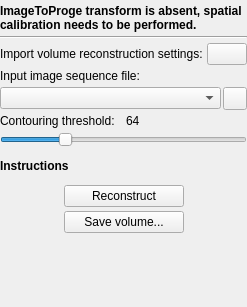
<?xml version="1.0" encoding="UTF-8"?>
<ui version="4.0">
 <class>VolumeReconstructionToolbox</class>
 <widget class="QWidget" name="VolumeReconstructionToolbox">
  <property name="geometry">
   <rect>
    <x>0</x>
    <y>0</y>
    <width>236</width>
    <height>307</height>
   </rect>
  </property>
  <property name="windowTitle">
   <string>Volume reconstruction</string>
  </property>
  <layout class="QGridLayout" name="gridLayout">
   <property name="leftMargin">
    <number>0</number>
   </property>
   <property name="topMargin">
    <number>4</number>
   </property>
   <property name="rightMargin">
    <number>0</number>
   </property>
   <property name="bottomMargin">
    <number>4</number>
   </property>
   <property name="spacing">
    <number>4</number>
   </property>
   <item row="2" column="0">
    <layout class="QHBoxLayout" name="horizontalLayout_Import">
     <item>
      <widget class="QLabel" name="label_VolumeReconstructionConfig">
       <property name="sizePolicy">
        <sizepolicy hsizetype="Preferred" vsizetype="Preferred">
         <horstretch>9</horstretch>
         <verstretch>0</verstretch>
        </sizepolicy>
       </property>
       <property name="toolTip">
        <string>Also overwrites probe calibration</string>
       </property>
       <property name="text">
        <string>Import volume reconstruction settings:</string>
       </property>
      </widget>
     </item>
     <item>
      <widget class="QPushButton" name="pushButton_OpenVolumeReconstructionConfig">
       <property name="sizePolicy">
        <sizepolicy hsizetype="Minimum" vsizetype="Fixed">
         <horstretch>1</horstretch>
         <verstretch>0</verstretch>
        </sizepolicy>
       </property>
       <property name="focusPolicy">
        <enum>Qt::NoFocus</enum>
       </property>
       <property name="text">
        <string/>
       </property>
       <property name="icon">
        <iconset resource="../fCal.qrc">
         <normaloff>:/icons/Resources/icon_Import.png</normaloff>:/icons/Resources/icon_Import.png</iconset>
       </property>
       <property name="iconSize">
        <size>
         <width>16</width>
         <height>16</height>
        </size>
       </property>
      </widget>
     </item>
    </layout>
   </item>
   <item row="3" column="0">
    <widget class="QLabel" name="label_InputImage">
     <property name="text">
      <string>Input image sequence file:</string>
     </property>
    </widget>
   </item>
   <item row="4" column="0">
    <layout class="QHBoxLayout" name="horizontalLayout">
     <property name="spacing">
      <number>2</number>
     </property>
     <item>
      <widget class="QComboBox" name="comboBox_InputImage">
       <property name="sizePolicy">
        <sizepolicy hsizetype="Preferred" vsizetype="Fixed">
         <horstretch>9</horstretch>
         <verstretch>0</verstretch>
        </sizepolicy>
       </property>
      </widget>
     </item>
     <item>
      <widget class="QPushButton" name="pushButton_OpenInputImage">
       <property name="sizePolicy">
        <sizepolicy hsizetype="Minimum" vsizetype="Fixed">
         <horstretch>1</horstretch>
         <verstretch>0</verstretch>
        </sizepolicy>
       </property>
       <property name="minimumSize">
        <size>
         <width>23</width>
         <height>23</height>
        </size>
       </property>
       <property name="text">
        <string/>
       </property>
       <property name="icon">
        <iconset resource="../fCal.qrc">
         <normaloff>:/icons/Resources/icon_OpenFile.png</normaloff>:/icons/Resources/icon_OpenFile.png</iconset>
       </property>
       <property name="iconSize">
        <size>
         <width>16</width>
         <height>16</height>
        </size>
       </property>
      </widget>
     </item>
    </layout>
   </item>
   <item row="11" column="0">
    <layout class="QHBoxLayout" name="horizontalLayout_2">
     <item>
      <spacer name="horizontalSpacer">
       <property name="orientation">
        <enum>Qt::Horizontal</enum>
       </property>
       <property name="sizeHint" stdset="0">
        <size>
         <width>40</width>
         <height>20</height>
        </size>
       </property>
      </spacer>
     </item>
     <item>
      <widget class="QPushButton" name="pushButton_Reconstruct">
       <property name="minimumSize">
        <size>
         <width>120</width>
         <height>0</height>
        </size>
       </property>
       <property name="text">
        <string>Reconstruct</string>
       </property>
       <property name="icon">
        <iconset resource="../fCal.qrc">
         <normaloff>:/icons/Resources/icon_Play.png</normaloff>:/icons/Resources/icon_Play.png</iconset>
       </property>
      </widget>
     </item>
     <item>
      <spacer name="horizontalSpacer_2">
       <property name="orientation">
        <enum>Qt::Horizontal</enum>
       </property>
       <property name="sizeHint" stdset="0">
        <size>
         <width>40</width>
         <height>20</height>
        </size>
       </property>
      </spacer>
     </item>
    </layout>
   </item>
   <item row="13" column="0">
    <spacer name="verticalSpacer_2">
     <property name="orientation">
      <enum>Qt::Vertical</enum>
     </property>
     <property name="sizeHint" stdset="0">
      <size>
       <width>177</width>
       <height>40</height>
      </size>
     </property>
    </spacer>
   </item>
   <item row="8" column="0">
    <spacer name="verticalSpacer">
     <property name="orientation">
      <enum>Qt::Vertical</enum>
     </property>
     <property name="sizeType">
      <enum>QSizePolicy::Fixed</enum>
     </property>
     <property name="sizeHint" stdset="0">
      <size>
       <width>20</width>
       <height>8</height>
      </size>
     </property>
    </spacer>
   </item>
   <item row="9" column="0">
    <widget class="QLabel" name="label_Instructions">
     <property name="font">
      <font>
       <weight>75</weight>
       <bold>true</bold>
      </font>
     </property>
     <property name="text">
      <string>Instructions</string>
     </property>
     <property name="wordWrap">
      <bool>true</bool>
     </property>
    </widget>
   </item>
   <item row="10" column="0">
    <spacer name="verticalSpacer_3">
     <property name="orientation">
      <enum>Qt::Vertical</enum>
     </property>
     <property name="sizeType">
      <enum>QSizePolicy::Fixed</enum>
     </property>
     <property name="sizeHint" stdset="0">
      <size>
       <width>20</width>
       <height>8</height>
      </size>
     </property>
    </spacer>
   </item>
   <item row="12" column="0">
    <layout class="QHBoxLayout" name="horizontalLayout_4">
     <item>
      <spacer name="horizontalSpacer_3">
       <property name="orientation">
        <enum>Qt::Horizontal</enum>
       </property>
       <property name="sizeHint" stdset="0">
        <size>
         <width>40</width>
         <height>20</height>
        </size>
       </property>
      </spacer>
     </item>
     <item>
      <widget class="QPushButton" name="pushButton_Save">
       <property name="minimumSize">
        <size>
         <width>120</width>
         <height>0</height>
        </size>
       </property>
       <property name="text">
        <string>Save volume...</string>
       </property>
       <property name="icon">
        <iconset resource="../fCal.qrc">
         <normaloff>:/icons/Resources/icon_Save.png</normaloff>:/icons/Resources/icon_Save.png</iconset>
       </property>
      </widget>
     </item>
     <item>
      <spacer name="horizontalSpacer_4">
       <property name="orientation">
        <enum>Qt::Horizontal</enum>
       </property>
       <property name="sizeHint" stdset="0">
        <size>
         <width>40</width>
         <height>20</height>
        </size>
       </property>
      </spacer>
     </item>
    </layout>
   </item>
   <item row="7" column="0">
    <widget class="QSlider" name="horizontalSlider_ContouringThreshold">
     <property name="toolTip">
      <string>Voxel value based on which the displayed surface is created</string>
     </property>
     <property name="maximum">
      <number>255</number>
     </property>
     <property name="value">
      <number>64</number>
     </property>
     <property name="orientation">
      <enum>Qt::Horizontal</enum>
     </property>
     <property name="tickPosition">
      <enum>QSlider::NoTicks</enum>
     </property>
    </widget>
   </item>
   <item row="6" column="0">
    <layout class="QHBoxLayout" name="horizontalLayout_5">
     <item>
      <widget class="QLabel" name="label_ContouringThresholdText">
       <property name="toolTip">
        <string>Voxel value based on which the displayed surface is created</string>
       </property>
       <property name="text">
        <string>Contouring threshold:</string>
       </property>
      </widget>
     </item>
     <item>
      <widget class="QLabel" name="label_ContouringThreshold">
       <property name="text">
        <string>64</string>
       </property>
      </widget>
     </item>
    </layout>
   </item>
   <item row="0" column="0">
    <widget class="QLabel" name="label_State">
     <property name="font">
      <font>
       <weight>75</weight>
       <bold>true</bold>
      </font>
     </property>
     <property name="text">
      <string>ImageToProge transform is absent, spatial calibration needs to be performed.</string>
     </property>
     <property name="wordWrap">
      <bool>true</bool>
     </property>
    </widget>
   </item>
   <item row="1" column="0">
    <widget class="Line" name="line">
     <property name="orientation">
      <enum>Qt::Horizontal</enum>
     </property>
    </widget>
   </item>
  </layout>
 </widget>
 <resources>
  <include location="../fCal.qrc"/>
 </resources>
 <connections/>
</ui>
